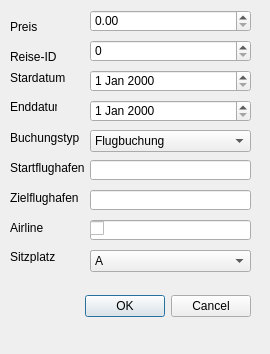
<?xml version="1.0" encoding="UTF-8"?>
<ui version="4.0">
 <class>NewBooking</class>
 <widget class="QDialog" name="NewBooking">
  <property name="geometry">
   <rect>
    <x>0</x>
    <y>0</y>
    <width>270</width>
    <height>354</height>
   </rect>
  </property>
  <property name="windowTitle">
   <string>Dialog</string>
  </property>
  <widget class="QDialogButtonBox" name="buttonBox">
   <property name="geometry">
    <rect>
     <x>-90</x>
     <y>290</y>
     <width>341</width>
     <height>32</height>
    </rect>
   </property>
   <property name="orientation">
    <enum>Qt::Horizontal</enum>
   </property>
   <property name="standardButtons">
    <set>QDialogButtonBox::Cancel|QDialogButtonBox::Ok</set>
   </property>
  </widget>
  <widget class="QLabel" name="lblPreis">
   <property name="geometry">
    <rect>
     <x>10</x>
     <y>20</y>
     <width>47</width>
     <height>13</height>
    </rect>
   </property>
   <property name="text">
    <string>Preis</string>
   </property>
  </widget>
  <widget class="QLabel" name="lblReiseID">
   <property name="geometry">
    <rect>
     <x>10</x>
     <y>50</y>
     <width>47</width>
     <height>13</height>
    </rect>
   </property>
   <property name="text">
    <string>Reise-ID</string>
   </property>
  </widget>
  <widget class="QLabel" name="lblStart">
   <property name="geometry">
    <rect>
     <x>10</x>
     <y>70</y>
     <width>61</width>
     <height>16</height>
    </rect>
   </property>
   <property name="text">
    <string>Stardatum</string>
   </property>
  </widget>
  <widget class="QLabel" name="lblEnde">
   <property name="geometry">
    <rect>
     <x>10</x>
     <y>100</y>
     <width>47</width>
     <height>13</height>
    </rect>
   </property>
   <property name="text">
    <string>Enddatum</string>
   </property>
  </widget>
  <widget class="QLabel" name="lblBuchungstyp">
   <property name="geometry">
    <rect>
     <x>10</x>
     <y>130</y>
     <width>71</width>
     <height>16</height>
    </rect>
   </property>
   <property name="text">
    <string>Buchungstyp</string>
   </property>
  </widget>
  <widget class="QLabel" name="lblBookingDetail1">
   <property name="geometry">
    <rect>
     <x>10</x>
     <y>160</y>
     <width>81</width>
     <height>16</height>
    </rect>
   </property>
   <property name="text">
    <string>Startflughafen</string>
   </property>
  </widget>
  <widget class="QLabel" name="lblBookingDetail2">
   <property name="geometry">
    <rect>
     <x>10</x>
     <y>190</y>
     <width>71</width>
     <height>16</height>
    </rect>
   </property>
   <property name="text">
    <string>Zielflughafen</string>
   </property>
  </widget>
  <widget class="QLabel" name="lblBookingDetail3">
   <property name="geometry">
    <rect>
     <x>10</x>
     <y>220</y>
     <width>91</width>
     <height>16</height>
    </rect>
   </property>
   <property name="text">
    <string>Airline</string>
   </property>
  </widget>
  <widget class="QDoubleSpinBox" name="SBPreis">
   <property name="geometry">
    <rect>
     <x>90</x>
     <y>10</y>
     <width>161</width>
     <height>22</height>
    </rect>
   </property>
  </widget>
  <widget class="QSpinBox" name="SBReiseID">
   <property name="geometry">
    <rect>
     <x>90</x>
     <y>40</y>
     <width>161</width>
     <height>22</height>
    </rect>
   </property>
  </widget>
  <widget class="QDateEdit" name="DEStart">
   <property name="geometry">
    <rect>
     <x>90</x>
     <y>70</y>
     <width>161</width>
     <height>22</height>
    </rect>
   </property>
  </widget>
  <widget class="QDateEdit" name="DEEnde">
   <property name="geometry">
    <rect>
     <x>90</x>
     <y>100</y>
     <width>161</width>
     <height>22</height>
    </rect>
   </property>
  </widget>
  <widget class="QComboBox" name="cBBuchungstyp">
   <property name="geometry">
    <rect>
     <x>90</x>
     <y>130</y>
     <width>161</width>
     <height>22</height>
    </rect>
   </property>
   <item>
    <property name="text">
     <string>Flugbuchung</string>
    </property>
   </item>
   <item>
    <property name="text">
     <string>Hotelbuchung</string>
    </property>
   </item>
   <item>
    <property name="text">
     <string>Mietwagenbuchung</string>
    </property>
   </item>
  </widget>
  <widget class="QLineEdit" name="lEBookingDetail1">
   <property name="geometry">
    <rect>
     <x>90</x>
     <y>160</y>
     <width>161</width>
     <height>20</height>
    </rect>
   </property>
  </widget>
  <widget class="QLineEdit" name="lEBookingDetail2">
   <property name="geometry">
    <rect>
     <x>90</x>
     <y>190</y>
     <width>161</width>
     <height>20</height>
    </rect>
   </property>
  </widget>
  <widget class="QLineEdit" name="lEBookingDetail3">
   <property name="geometry">
    <rect>
     <x>90</x>
     <y>220</y>
     <width>161</width>
     <height>20</height>
    </rect>
   </property>
  </widget>
  <widget class="QLabel" name="lblBookingDetail4">
   <property name="geometry">
    <rect>
     <x>10</x>
     <y>250</y>
     <width>47</width>
     <height>13</height>
    </rect>
   </property>
   <property name="text">
    <string>Sitzplatz</string>
   </property>
  </widget>
  <widget class="QLineEdit" name="lEBookingDetail4">
   <property name="geometry">
    <rect>
     <x>90</x>
     <y>250</y>
     <width>161</width>
     <height>20</height>
    </rect>
   </property>
  </widget>
  <widget class="QCheckBox" name="cBSmoke">
   <property name="geometry">
    <rect>
     <x>90</x>
     <y>220</y>
     <width>70</width>
     <height>17</height>
    </rect>
   </property>
   <property name="text">
    <string/>
   </property>
  </widget>
  <widget class="QComboBox" name="cBSeat">
   <property name="geometry">
    <rect>
     <x>90</x>
     <y>250</y>
     <width>161</width>
     <height>22</height>
    </rect>
   </property>
   <item>
    <property name="text">
     <string>A</string>
    </property>
   </item>
   <item>
    <property name="text">
     <string>W</string>
    </property>
   </item>
  </widget>
 </widget>
 <resources/>
 <connections>
  <connection>
   <sender>buttonBox</sender>
   <signal>accepted()</signal>
   <receiver>NewBooking</receiver>
   <slot>accept()</slot>
   <hints>
    <hint type="sourcelabel">
     <x>248</x>
     <y>254</y>
    </hint>
    <hint type="destinationlabel">
     <x>157</x>
     <y>274</y>
    </hint>
   </hints>
  </connection>
  <connection>
   <sender>buttonBox</sender>
   <signal>rejected()</signal>
   <receiver>NewBooking</receiver>
   <slot>reject()</slot>
   <hints>
    <hint type="sourcelabel">
     <x>316</x>
     <y>260</y>
    </hint>
    <hint type="destinationlabel">
     <x>286</x>
     <y>274</y>
    </hint>
   </hints>
  </connection>
 </connections>
</ui>
